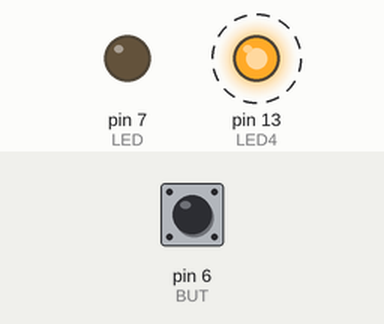
Simulated run of this program. Board: Arduino Uno, built with avr-gcc and run on an emulated ATmega328P. Parts: output pins drawn as LEDs (lit = HIGH). Dashed ring = blinking. The test bench sets the inputs (shaded band); at power-on: pin 6 (BUT) HIGH.

Above: at 1.2 s.
1.3 s: pin 6 (BUT) pulled LOW for 0.15 s
At 3.8 s:
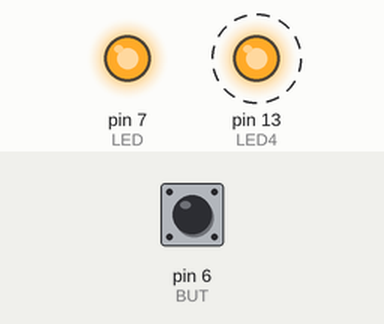
Timing chart, 0 to 10.4 s (numbered marks = the images above; inputs shaded):
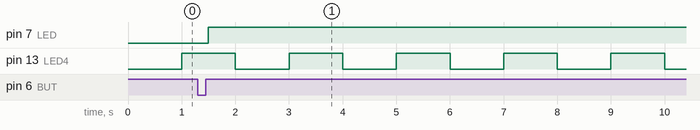

Measured:
- after the input at 1.3 s, pin 7 (LED): LOW → HIGH after 0.20 s
- by itself, pin 13 (LED4): alternates HIGH for 1.0 s and LOW for 1.0 s

The program:

main.cpp
```cpp
#include <Arduino.h>
#include <OneButton.h>

#define LED4 13
#define LED 7
#define BUT 6

OneButton button(BUT, true);
// includes pinMode on BUT

void callback() {
  static int LEDstate = LOW;

  digitalWrite(LED, LEDstate = !LEDstate);
}

bool LED4state = false;
unsigned long last;

void setup() {
  pinMode(LED4, OUTPUT);
  digitalWrite(LED4, LOW);

  pinMode(LED, OUTPUT);
  digitalWrite(LED, LOW);

  button.attachClick(callback);

  last = millis();
}

void loop() {
  if (millis() - last > 1000) {
    digitalWrite(LED4, LED4state = !LED4state);
    last += 1000;
  }

  button.tick();
}
```
